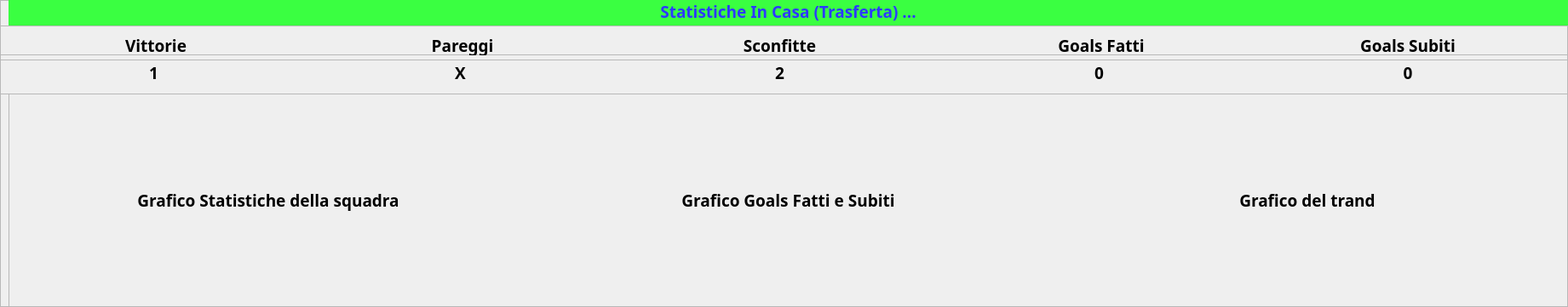
         <widget class="QFrame" name="frameStatisticheInCasaSquadraInTrasferta">
          <property name="geometry">
           <rect>
            <x>10</x>
            <y>400</y>
            <width>1841</width>
            <height>361</height>
           </rect>
          </property>
          <property name="styleSheet">
           <string notr="true"/>
          </property>
          <property name="frameShape">
           <enum>QFrame::StyledPanel</enum>
          </property>
          <property name="frameShadow">
           <enum>QFrame::Raised</enum>
          </property>
          <property name="lineWidth">
           <number>0</number>
          </property>
          <widget class="QFrame" name="frameLabelIntestazioniInCasaSquadraInTrasferta">
           <property name="geometry">
            <rect>
             <x>10</x>
             <y>0</y>
             <width>1831</width>
             <height>31</height>
            </rect>
           </property>
           <property name="frameShape">
            <enum>QFrame::StyledPanel</enum>
           </property>
           <property name="frameShadow">
            <enum>QFrame::Raised</enum>
           </property>
           <widget class="QLabel" name="labelIntestazioneInCasaSquadraInTrasferta">
            <property name="geometry">
             <rect>
              <x>0</x>
              <y>0</y>
              <width>1831</width>
              <height>31</height>
             </rect>
            </property>
            <property name="font">
             <font>
              <family>Montserrat</family>
              <pointsize>14</pointsize>
              <weight>75</weight>
              <bold>true</bold>
             </font>
            </property>
            <property name="styleSheet">
             <string notr="true">background-color: rgb(58, 255, 65);
color: rgb(44, 58, 255);
</string>
            </property>
            <property name="text">
             <string>Statistiche In Casa (Trasferta) ...</string>
            </property>
            <property name="alignment">
             <set>Qt::AlignHCenter|Qt::AlignTop</set>
            </property>
            <property name="wordWrap">
             <bool>false</bool>
            </property>
           </widget>
          </widget>
          <widget class="QFrame" name="frameLabelEsitiEGoalsInCasaSquadraInTrasferta">
           <property name="geometry">
            <rect>
             <x>0</x>
             <y>30</y>
             <width>1841</width>
             <height>35</height>
            </rect>
           </property>
           <property name="frameShape">
            <enum>QFrame::StyledPanel</enum>
           </property>
           <property name="frameShadow">
            <enum>QFrame::Raised</enum>
           </property>
           <widget class="QLabel" name="labelVittorieInCasaSquadraInTrasferta">
            <property name="geometry">
             <rect>
              <x>0</x>
              <y>10</y>
              <width>366</width>
              <height>31</height>
             </rect>
            </property>
            <property name="font">
             <font>
              <family>Montserrat</family>
              <pointsize>14</pointsize>
              <weight>75</weight>
              <bold>true</bold>
             </font>
            </property>
            <property name="styleSheet">
             <string notr="true"/>
            </property>
            <property name="text">
             <string>Vittorie</string>
            </property>
            <property name="alignment">
             <set>Qt::AlignHCenter|Qt::AlignTop</set>
            </property>
            <property name="wordWrap">
             <bool>false</bool>
            </property>
           </widget>
           <widget class="QLabel" name="labelPareggiInCasaSquadraInTrasferta">
            <property name="geometry">
             <rect>
              <x>360</x>
              <y>10</y>
              <width>366</width>
              <height>31</height>
             </rect>
            </property>
            <property name="font">
             <font>
              <family>Montserrat</family>
              <pointsize>14</pointsize>
              <weight>75</weight>
              <bold>true</bold>
             </font>
            </property>
            <property name="styleSheet">
             <string notr="true"/>
            </property>
            <property name="text">
             <string>Pareggi</string>
            </property>
            <property name="alignment">
             <set>Qt::AlignHCenter|Qt::AlignTop</set>
            </property>
            <property name="wordWrap">
             <bool>false</bool>
            </property>
           </widget>
           <widget class="QLabel" name="labelSconfitteInCasaSquadraInTrasferta">
            <property name="geometry">
             <rect>
              <x>720</x>
              <y>10</y>
              <width>391</width>
              <height>31</height>
             </rect>
            </property>
            <property name="font">
             <font>
              <family>Montserrat</family>
              <pointsize>14</pointsize>
              <weight>75</weight>
              <bold>true</bold>
             </font>
            </property>
            <property name="styleSheet">
             <string notr="true"/>
            </property>
            <property name="text">
             <string>Sconfitte</string>
            </property>
            <property name="alignment">
             <set>Qt::AlignHCenter|Qt::AlignTop</set>
            </property>
            <property name="wordWrap">
             <bool>false</bool>
            </property>
           </widget>
           <widget class="QLabel" name="labelGoalsFattiInCasaSquadraInTrasferta">
            <property name="geometry">
             <rect>
              <x>1110</x>
              <y>10</y>
              <width>366</width>
              <height>31</height>
             </rect>
            </property>
            <property name="font">
             <font>
              <family>Montserrat</family>
              <pointsize>14</pointsize>
              <weight>75</weight>
              <bold>true</bold>
             </font>
            </property>
            <property name="styleSheet">
             <string notr="true"/>
            </property>
            <property name="text">
             <string>Goals Fatti</string>
            </property>
            <property name="alignment">
             <set>Qt::AlignHCenter|Qt::AlignTop</set>
            </property>
            <property name="wordWrap">
             <bool>false</bool>
            </property>
           </widget>
           <widget class="QLabel" name="labelGoalsSubitiInCasaSquadraInTrasferta">
            <property name="geometry">
             <rect>
              <x>1470</x>
              <y>10</y>
              <width>366</width>
              <height>31</height>
             </rect>
            </property>
            <property name="font">
             <font>
              <family>Montserrat</family>
              <pointsize>14</pointsize>
              <weight>75</weight>
              <bold>true</bold>
             </font>
            </property>
            <property name="styleSheet">
             <string notr="true"/>
            </property>
            <property name="text">
             <string>Goals Subiti</string>
            </property>
            <property name="alignment">
             <set>Qt::AlignHCenter|Qt::AlignTop</set>
            </property>
            <property name="wordWrap">
             <bool>false</bool>
            </property>
           </widget>
          </widget>
          <widget class="QFrame" name="frameLabelEsitiEGoalsValoriInCasaSquadraInTrasferta">
           <property name="geometry">
            <rect>
             <x>0</x>
             <y>70</y>
             <width>1841</width>
             <height>41</height>
            </rect>
           </property>
           <property name="frameShape">
            <enum>QFrame::StyledPanel</enum>
           </property>
           <property name="frameShadow">
            <enum>QFrame::Raised</enum>
           </property>
           <widget class="QLabel" name="labelVittorie_ValoreInCasaSquadraInTrasferta">
            <property name="geometry">
             <rect>
              <x>0</x>
              <y>0</y>
              <width>361</width>
              <height>31</height>
             </rect>
            </property>
            <property name="font">
             <font>
              <family>Montserrat</family>
              <pointsize>14</pointsize>
              <weight>75</weight>
              <bold>true</bold>
             </font>
            </property>
            <property name="styleSheet">
             <string notr="true"/>
            </property>
            <property name="text">
             <string>1</string>
            </property>
            <property name="alignment">
             <set>Qt::AlignCenter</set>
            </property>
            <property name="wordWrap">
             <bool>false</bool>
            </property>
           </widget>
           <widget class="QLabel" name="labelSconfitte_ValoreInCasaSquadraInTrasferta">
            <property name="geometry">
             <rect>
              <x>720</x>
              <y>0</y>
              <width>391</width>
              <height>31</height>
             </rect>
            </property>
            <property name="font">
             <font>
              <family>Montserrat</family>
              <pointsize>14</pointsize>
              <weight>75</weight>
              <bold>true</bold>
             </font>
            </property>
            <property name="styleSheet">
             <string notr="true"/>
            </property>
            <property name="text">
             <string>2</string>
            </property>
            <property name="alignment">
             <set>Qt::AlignCenter</set>
            </property>
            <property name="wordWrap">
             <bool>false</bool>
            </property>
           </widget>
           <widget class="QLabel" name="labelPareggi_ValoreInCasaSquadraInTrasferta">
            <property name="geometry">
             <rect>
              <x>360</x>
              <y>0</y>
              <width>361</width>
              <height>31</height>
             </rect>
            </property>
            <property name="font">
             <font>
              <family>Montserrat</family>
              <pointsize>14</pointsize>
              <weight>75</weight>
              <bold>true</bold>
             </font>
            </property>
            <property name="styleSheet">
             <string notr="true"/>
            </property>
            <property name="text">
             <string>X</string>
            </property>
            <property name="alignment">
             <set>Qt::AlignCenter</set>
            </property>
            <property name="wordWrap">
             <bool>false</bool>
            </property>
           </widget>
           <widget class="QLabel" name="labelGoalsFatti_ValoreInCasaSquadraInTrasferta">
            <property name="geometry">
             <rect>
              <x>1110</x>
              <y>0</y>
              <width>361</width>
              <height>31</height>
             </rect>
            </property>
            <property name="font">
             <font>
              <family>Montserrat</family>
              <pointsize>14</pointsize>
              <weight>75</weight>
              <bold>true</bold>
             </font>
            </property>
            <property name="styleSheet">
             <string notr="true"/>
            </property>
            <property name="text">
             <string>0</string>
            </property>
            <property name="alignment">
             <set>Qt::AlignCenter</set>
            </property>
            <property name="wordWrap">
             <bool>false</bool>
            </property>
           </widget>
           <widget class="QLabel" name="labelGoalsSubiti_ValoreInCasaSquadraInTrasferta">
            <property name="geometry">
             <rect>
              <x>1470</x>
              <y>0</y>
              <width>366</width>
              <height>31</height>
             </rect>
            </property>
            <property name="font">
             <font>
              <family>Montserrat</family>
              <pointsize>14</pointsize>
              <weight>75</weight>
              <bold>true</bold>
             </font>
            </property>
            <property name="styleSheet">
             <string notr="true"/>
            </property>
            <property name="text">
             <string>0</string>
            </property>
            <property name="alignment">
             <set>Qt::AlignCenter</set>
            </property>
            <property name="wordWrap">
             <bool>false</bool>
            </property>
           </widget>
          </widget>
          <widget class="QFrame" name="frameGrafificiInCasaSquadraInTrasferta">
           <property name="geometry">
            <rect>
             <x>10</x>
             <y>110</y>
             <width>1831</width>
             <height>261</height>
            </rect>
           </property>
           <property name="frameShape">
            <enum>QFrame::StyledPanel</enum>
           </property>
           <property name="frameShadow">
            <enum>QFrame::Raised</enum>
           </property>
           <widget class="QLabel" name="labelGraficoStatisticheInCasaSquadraInTrasferta">
            <property name="geometry">
             <rect>
              <x>0</x>
              <y>5</y>
              <width>610</width>
              <height>240</height>
             </rect>
            </property>
            <property name="font">
             <font>
              <family>Montserrat</family>
              <pointsize>14</pointsize>
              <weight>75</weight>
              <bold>true</bold>
             </font>
            </property>
            <property name="styleSheet">
             <string notr="true"/>
            </property>
            <property name="text">
             <string>Grafico Statistiche della squadra</string>
            </property>
            <property name="alignment">
             <set>Qt::AlignCenter</set>
            </property>
           </widget>
           <widget class="QLabel" name="labelGraficoGoalFattiESubitiInCasaSquadraInTrasferta">
            <property name="geometry">
             <rect>
              <x>610</x>
              <y>5</y>
              <width>611</width>
              <height>240</height>
             </rect>
            </property>
            <property name="font">
             <font>
              <family>Montserrat</family>
              <pointsize>14</pointsize>
              <weight>75</weight>
              <bold>true</bold>
             </font>
            </property>
            <property name="styleSheet">
             <string notr="true"/>
            </property>
            <property name="text">
             <string>Grafico Goals Fatti e Subiti</string>
            </property>
            <property name="alignment">
             <set>Qt::AlignCenter</set>
            </property>
           </widget>
           <widget class="QLabel" name="labelGraficoTrandInCasaSquadraInTrasferta">
            <property name="geometry">
             <rect>
              <x>1220</x>
              <y>5</y>
              <width>610</width>
              <height>240</height>
             </rect>
            </property>
            <property name="font">
             <font>
              <family>Montserrat</family>
              <pointsize>14</pointsize>
              <weight>75</weight>
              <bold>true</bold>
             </font>
            </property>
            <property name="styleSheet">
             <string notr="true"/>
            </property>
            <property name="text">
             <string>Grafico del trand</string>
            </property>
            <property name="alignment">
             <set>Qt::AlignCenter</set>
            </property>
           </widget>
          </widget>
         </widget>
